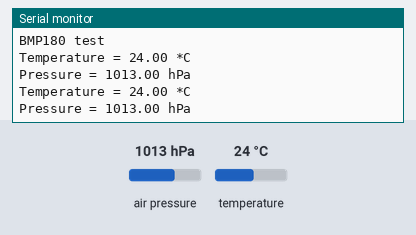
Bench run of a sketch on a simulated Arduino Uno, built with avr-gcc and run on an emulated ATmega328P. Parts: the last lines printed to the serial monitor. The inputs (shaded band) are chosen by the test bench; at power-on: air pressure 1013 hPa, temperature 24 °C.

Above: at 2.8 s.
2.9 s: air pressure set to 952 hPa
At 5.2 s:
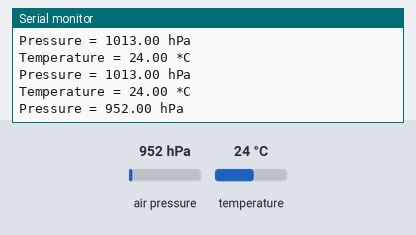
5.6 s: temperature set to 12 °C
At 7.0 s:
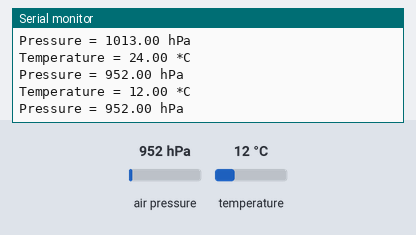
8.3 s: air pressure set to 975 hPa
At 10.5 s:
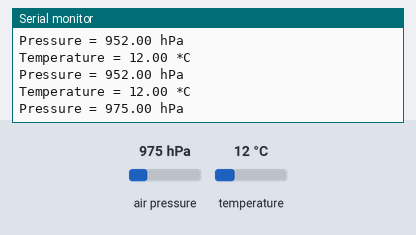
Timing chart, 0 to 12.0 s (numbered marks = the images above; inputs shaded):
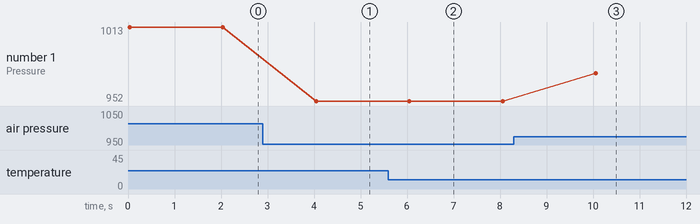

The sketch:

barometricPressureSensor.ino
```cpp
#include <Wire.h>
#include <Adafruit_BMP085.h>

Adafruit_BMP085 bmp;

void setup() {
  Serial.begin(9600);
  Serial.println(F("BMP180 test"));

  if (!bmp.begin()) {
    Serial.println(F("Could not find a valid BMP180 sensor, check wiring!"));
    while (1);
  }
}

void loop() {
  float temperature;
  float pressure;

  temperature = bmp.readTemperature();
  pressure = bmp.readPressure() / 100.0F; // Convert Pa to hPa

  Serial.print(F("Temperature = "));
  Serial.print(temperature);
  Serial.println(" *C");

  Serial.print(F("Pressure = "));
  Serial.print(pressure);
  Serial.println(" hPa");

  delay(2000);
}
```

Measured:
- after the input at 2.9 s, the serial monitor: prints a new line after 1.1 s (image 1)
- after the input at 5.6 s, the serial monitor: prints a new line after 0.43 s (image 2)
- after the input at 8.3 s, the serial monitor: prints a new line after 1.8 s (image 3)
- plotted number 1: 1013 → 952 after the input at 2.9 s, 952 → 975 after the input at 8.3 s
